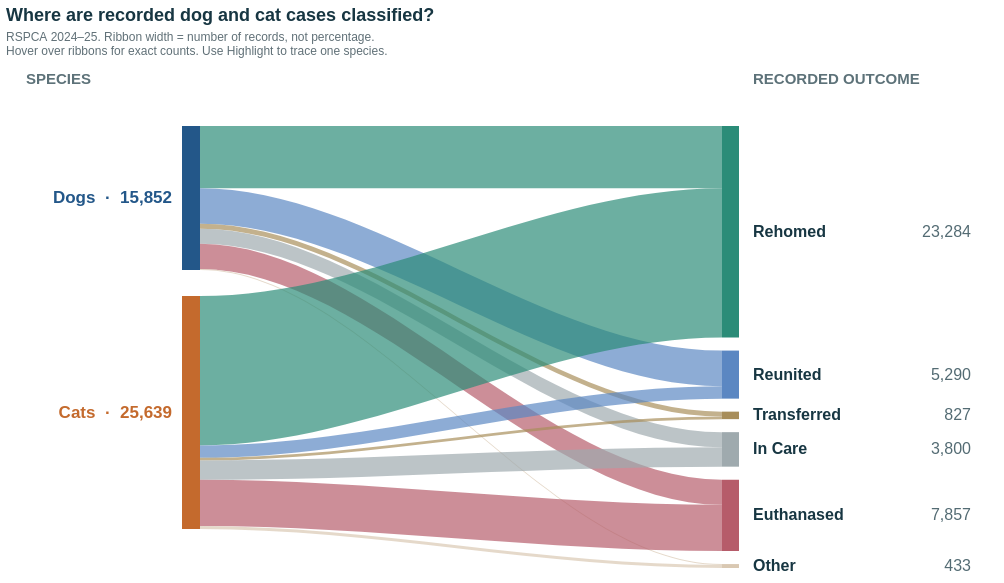

Express this chart as Vega-Lite.
### Vega specification from a JSON file in a GitHub repository (floating-point values rounded to 4 significant figures)
{"$schema": "https://vega.github.io/schema/vega/v5.json", "description": "Proportional Sankey from animal species to RSPCA 2024–25 recorded outcome classifications; In Care is not a final disposition.", "width": 990, "height": 505, "padding": {"left": 6, "right": 8, "top": 7, "bottom": 8}, "background": "#ffffff", "title": {"text": "Where are recorded dog and cat cases classified?", "subtitle": ["RSPCA 2024–25. Ribbon width = number of records, not percentage.", "Hover over ribbons for exact counts. Use Highlight to trace one species."], "anchor": "start", "font": "Helvetica, Arial, sans-serif", "fontSize": 18, "fontWeight": "bold", "color": "#173642", "subtitleFont": "Helvetica, Arial, sans-serif", "subtitleFontSize": 12, "subtitleColor": "#607077", "subtitlePadding": 7, "offset": 12}, "signals": [{"name": "focusSpecies", "value": "All", "bind": {"input": "select", "options": ["All", "Dog", "Cat"], "labels": ["Both species", "Dogs", "Cats"], "name": "Highlight: "}}], "data": [{"name": "flows", "values": [{"source": "Dog", "target": "Rehomed", "count": 6839, "path": "M 194,57.000 C 366,57.000 538,57.000 716,57.000 L 716,119.141 C 538,119.141 366,119.141 194,119.141 Z", "share": 0.4314, "color": "#2B8C78"}, {"source": "Dog", "target": "Reunited", "count": 3930, "path": "M 194,119.141 C 366,119.141 538,281.566 716,281.566 L 716,317.275 C 538,317.275 366,154.850 194,154.850 Z", "share": 0.2479, "color": "#5B87C2"}, {"source": "Dog", "target": "Transferred", "count": 529, "path": "M 194,154.850 C 366,154.850 538,342.632 716,342.632 L 716,347.439 C 538,347.439 366,159.657 194,159.657 Z", "share": 0.03337, "color": "#A88E5A"}, {"source": "Dog", "target": "In Care", "count": 1672, "path": "M 194,159.657 C 366,159.657 538,363.147 716,363.147 L 716,378.339 C 538,378.339 366,174.849 194,174.849 Z", "share": 0.1055, "color": "#9FAAAE"}, {"source": "Dog", "target": "Euthanased", "count": 2768, "path": "M 194,174.849 C 366,174.849 538,410.675 716,410.675 L 716,435.825 C 538,435.825 366,200.000 194,200.000 Z", "share": 0.1746, "color": "#B65C6A"}, {"source": "Dog", "target": "Other", "count": 114, "path": "M 194,200.000 C 366,200.000 538,495.066 716,495.066 L 716,496.101 C 538,496.101 366,201.036 194,201.036 Z", "share": 0.007192, "color": "#D9C8B2"}, {"source": "Cat", "target": "Rehomed", "count": 16445, "path": "M 194,227.036 C 366,227.036 538,119.141 716,119.141 L 716,268.566 C 538,268.566 366,376.460 194,376.460 Z", "share": 0.6414, "color": "#2B8C78"}, {"source": "Cat", "target": "Reunited", "count": 1360, "path": "M 194,376.460 C 366,376.460 538,317.275 716,317.275 L 716,329.632 C 538,329.632 366,388.818 194,388.818 Z", "share": 0.05304, "color": "#5B87C2"}, {"source": "Cat", "target": "Transferred", "count": 298, "path": "M 194,388.818 C 366,388.818 538,347.439 716,347.439 L 716,350.147 C 538,350.147 366,391.526 194,391.526 Z", "share": 0.01162, "color": "#A88E5A"}, {"source": "Cat", "target": "In Care", "count": 2128, "path": "M 194,391.526 C 366,391.526 538,378.339 716,378.339 L 716,397.675 C 538,397.675 366,410.861 194,410.861 Z", "share": 0.083, "color": "#9FAAAE"}, {"source": "Cat", "target": "Euthanased", "count": 5089, "path": "M 194,410.861 C 366,410.861 538,435.825 716,435.825 L 716,482.066 C 538,482.066 366,457.101 194,457.101 Z", "share": 0.1985, "color": "#B65C6A"}, {"source": "Cat", "target": "Other", "count": 319, "path": "M 194,457.101 C 366,457.101 538,496.101 716,496.101 L 716,499.000 C 538,499.000 366,460.000 194,460.000 Z", "share": 0.01244, "color": "#D9C8B2"}]}, {"name": "sources", "values": [{"name": "Dog", "label": "Dogs  ·  15,852", "count": 15852, "y0": 57, "y1": 201.0, "mid": 129.0, "color": "#235789"}, {"name": "Cat", "label": "Cats  ·  25,639", "count": 25639, "y0": 227.0, "y1": 460, "mid": 343.5, "color": "#C46A2D"}]}, {"name": "targets", "values": [{"name": "Rehomed", "label": "Rehomed", "value": "23,284", "count": 23284, "y0": 57, "y1": 268.6, "mid": 162.8, "color": "#2B8C78"}, {"name": "Reunited", "label": "Reunited", "value": "5,290", "count": 5290, "y0": 281.6, "y1": 329.6, "mid": 305.6, "color": "#5B87C2"}, {"name": "Transferred", "label": "Transferred", "value": "827", "count": 827, "y0": 342.6, "y1": 350.1, "mid": 346.4, "color": "#A88E5A"}, {"name": "In Care", "label": "In Care", "value": "3,800", "count": 3800, "y0": 363.1, "y1": 397.7, "mid": 380.4, "color": "#9FAAAE"}, {"name": "Euthanased", "label": "Euthanased", "value": "7,857", "count": 7857, "y0": 410.7, "y1": 482.1, "mid": 446.4, "color": "#B65C6A"}, {"name": "Other", "label": "Other", "value": "433", "count": 433, "y0": 495.1, "y1": 499, "mid": 497.0, "color": "#D9C8B2"}]}], "marks": [{"type": "path", "name": "outcomeRibbons", "from": {"data": "flows"}, "encode": {"enter": {"path": {"field": "path"}, "fill": {"field": "color"}, "tooltip": {"signal": "datum.source + ' → ' + datum.target + ': ' + format(datum.count, ',') + ' records (' + format(datum.share, '.1%') + ' of that species)'"}}, "update": {"fillOpacity": {"signal": "focusSpecies === 'All' || datum.source === focusSpecies ? 0.69 : 0.055"}}}}, {"type": "rect", "name": "speciesNodes", "from": {"data": "sources"}, "encode": {"enter": {"x": {"value": 176}, "x2": {"value": 194}, "y": {"field": "y0"}, "y2": {"field": "y1"}, "fill": {"field": "color"}, "tooltip": {"signal": "datum.name + ': ' + format(datum.count, ',') + ' recorded outcomes'"}}, "update": {"fillOpacity": {"signal": "focusSpecies === 'All' || datum.name === focusSpecies ? 1 : 0.25"}}}}, {"type": "rect", "name": "outcomeNodes", "from": {"data": "targets"}, "encode": {"enter": {"x": {"value": 716}, "x2": {"value": 733}, "y": {"field": "y0"}, "y2": {"field": "y1"}, "fill": {"field": "color"}, "tooltip": {"signal": "datum.name + ': ' + format(datum.count, ',') + ' records across both species'"}}}}, {"type": "text", "name": "sourceLabels", "from": {"data": "sources"}, "encode": {"enter": {"x": {"value": 166}, "y": {"field": "mid"}, "align": {"value": "right"}, "baseline": {"value": "middle"}, "text": {"field": "label"}, "font": {"value": "Helvetica, Arial, sans-serif"}, "fontSize": {"value": 17}, "fontWeight": {"value": "bold"}, "fill": {"field": "color"}}}}, {"type": "text", "name": "outcomeLabels", "from": {"data": "targets"}, "encode": {"enter": {"x": {"value": 747}, "y": {"field": "mid"}, "align": {"value": "left"}, "baseline": {"value": "middle"}, "text": {"field": "label"}, "font": {"value": "Helvetica, Arial, sans-serif"}, "fontSize": {"value": 16}, "fontWeight": {"value": "bold"}, "fill": {"value": "#173642"}}}}, {"type": "text", "name": "outcomeCounts", "from": {"data": "targets"}, "encode": {"enter": {"x": {"value": 965}, "y": {"field": "mid"}, "align": {"value": "right"}, "baseline": {"value": "middle"}, "text": {"field": "value"}, "font": {"value": "Helvetica, Arial, sans-serif"}, "fontSize": {"value": 16}, "fill": {"value": "#536b73"}}}}, {"type": "text", "name": "leftColumnHeader", "encode": {"enter": {"x": {"value": 20}, "y": {"value": 15}, "text": {"value": "SPECIES"}, "font": {"value": "Helvetica, Arial, sans-serif"}, "fontSize": {"value": 15}, "fontWeight": {"value": "bold"}, "fill": {"value": "#5d7279"}}}}, {"type": "text", "name": "rightColumnHeader", "encode": {"enter": {"x": {"value": 747}, "y": {"value": 15}, "text": {"value": "RECORDED OUTCOME"}, "font": {"value": "Helvetica, Arial, sans-serif"}, "fontSize": {"value": 15}, "fontWeight": {"value": "bold"}, "fill": {"value": "#5d7279"}}}}], "config": {"text": {"font": "Helvetica, Arial, sans-serif"}}}
